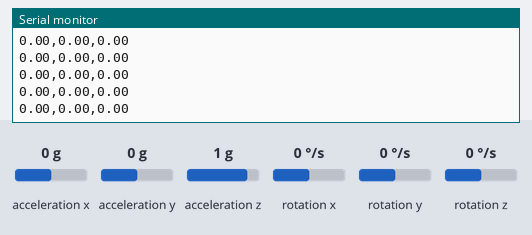
This sketch was run on a simulated Arduino Uno, built with avr-gcc and run on an emulated ATmega328P. Parts: the last lines printed to the serial monitor. Inputs (shaded band) come from the test bench; at power-on: acceleration x 0 g, acceleration y 0 g, acceleration z 1 g, rotation x 0 °/s, rotation y 0 °/s, rotation z 0 °/s.

Above: at 1.2 s.
1.3 s: acceleration x set to -1.4 g
At 1.34 s:
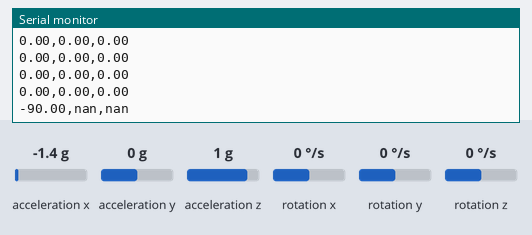
3.2 s: acceleration y set to -1.4 g
At 3.25 s:
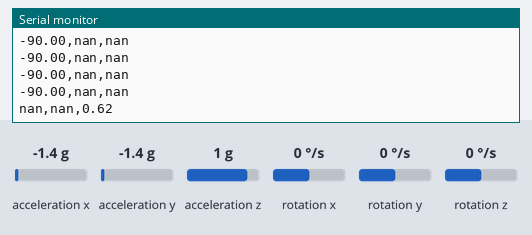
5.1 s: acceleration z set to -1.4 g
At 5.11 s:
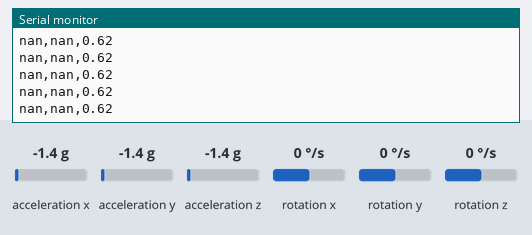
8.1 s: acceleration x set to 0 g
At 8.1 s:
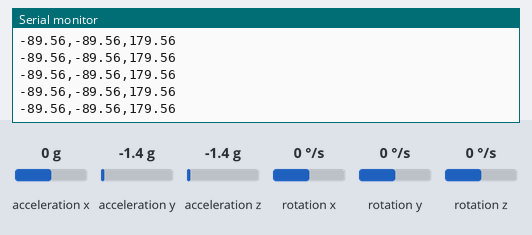
11.1 s: acceleration y set to 0 g
At 11.1 s:
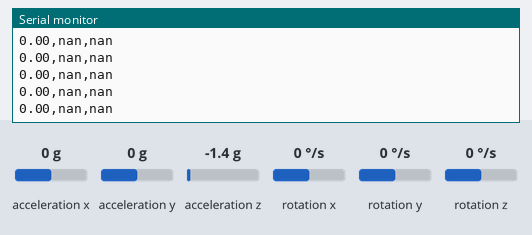
14.1 s: acceleration z set to -0.8 g
At 14.11 s:
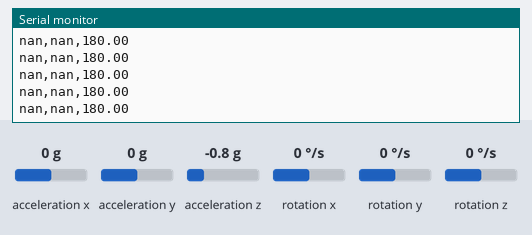
Timing chart, 0 to 17.1 s (numbered marks = the images above; inputs shaded):
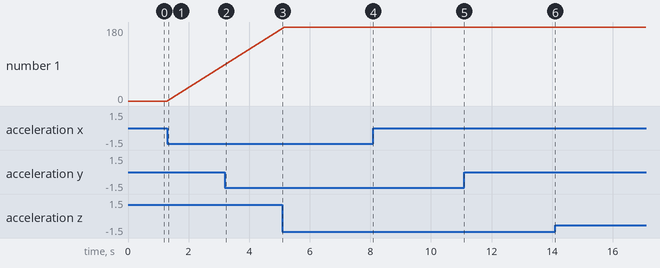

Measured:
- after the input at 1.3 s, the serial monitor: prints a new line at once (image 1)
- after the input at 3.2 s, the serial monitor: prints a new line at once (image 2)
- plotted number 1: 0 → 179.56 after the input at 5.1 s, 179.56 → 1 after the input at 14.1 s

The sketch:

MPU6050_Serial.ino.ino
```cpp
#include <Wire.h>
#include <MPU6050.h>

MPU6050 mpu;

void setup() {
  Serial.begin(9600);
  Wire.begin();
  mpu.initialize();
  if (!mpu.testConnection()) {
    Serial.println("MPU6050 connection failed!");
    while (1);
  }
}

void loop() {
  int16_t ax, ay, az;
  int16_t gx, gy, gz;

  mpu.getMotion6(&ax, &ay, &az, &gx, &gy, &gz);

  // Convert raw data to degrees
  float pitch = atan2(ax, sqrt(ay*ay + az*az)) * 180 / PI;
  float roll  = atan2(ay, sqrt(ax*ax + az*az)) * 180 / PI;
  float yaw   = atan2(sqrt(ax*ax + ay*ay), az) * 180 / PI;

  Serial.print(pitch); Serial.print(",");
  Serial.print(roll); Serial.print(",");
  Serial.println(yaw);

  delay(50); // 20Hz sampling rate
}
```
